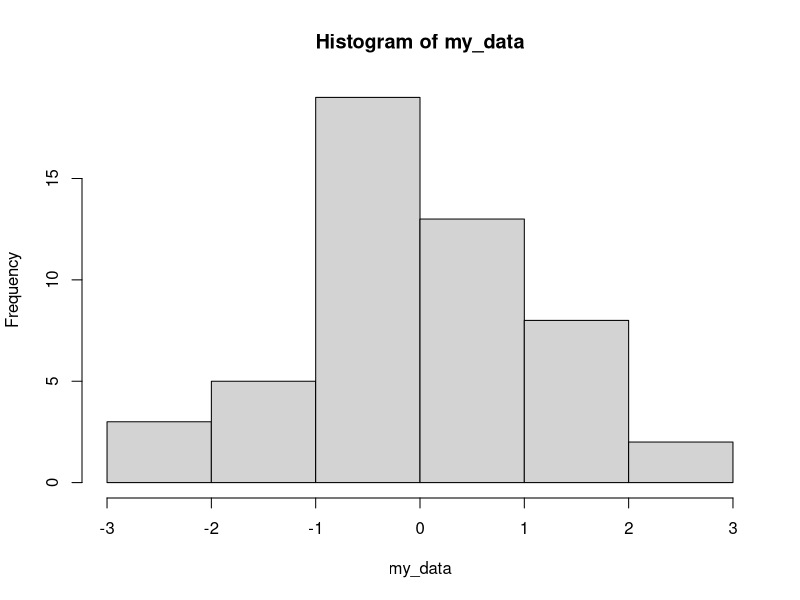
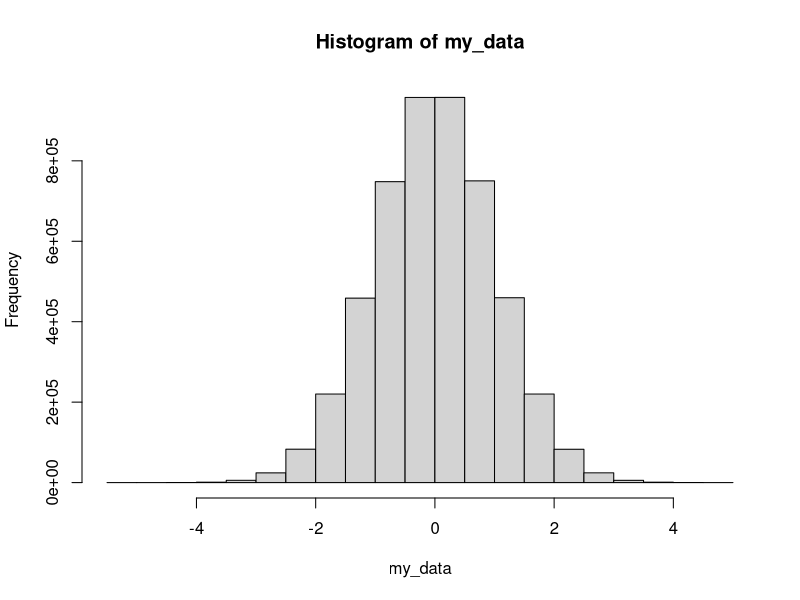

Generate these figures, in order, with R: (Note: this script raises an error after producing the figures.)
# We can generate random numbers using the rnorm() function. We specify how many
# samples we want to generate, the mean, and the standard deviation

rnorm(3, 0, 1)

rnorm(3, 0, 1)

# R generates numbers pseudo-randomly using an algorithm. We can set the seed
# to ensure reproducibility. 

set.seed(42)
rnorm(3, 0, 1)

set.seed(42)
rnorm(3, 0, 1)

# If we set the seed before each rnorm() call, then we always get the same output

set.seed(42)
my_data <- rnorm(50, 0, 1)
hist(my_data)

#This looks something like the normal distribution

# If we increase our sample size, it looks more like normal dist

set.seed(42)
my_data <- rnorm(5000000, 0, 1)
hist(my_data)

# We can calculate how many data points are more than 1.96 sds from the mean

my_data %>% 
  as_tibble() %>% 
  filter(value > 1.96 | value < -1.96) %>% 
  count()

(250437/5000000) * 100

# 5.00874% of our data points are more than 1.96 sds either side of the mean

# Let's plot our simulated data from two distributions

# The cbind() function means column bind, which we've converted to a tibble

set.seed(42)
condition1 <- rnorm(1000000, 0, 1)
condition2 <- rnorm(1000000, 1.96, 1)
my_data <- as_tibble(cbind(condition1, condition2))

ggplot(my_data) +
  geom_density(aes(x = condition1, y = ..density.., colour = "red")) +
  geom_density(aes(x = condition2, y = ..density.., colour = "green")) +
  xlab("Data") +
  guides(colour = 'none')

# We can use the function c() to combine elements into one vector

a <- c(1, 2, 3)
b <- c(4, 5, 6)
cbind(a,b)

# We can do the same with rbind() - row bind

a <- c(1, 2, 3)
b <- c(4, 5, 6)
rbind(a,b)

# We can also sequence data using seq()

seq(from = 1, to = 10, by = 1)
seq(from = 1, to = 10, by = 2)

# We can replicate elements in a vector a certain number of times using rep()

rep(1:5, times = 2)

# We can combine rep() and seq()

rep(seq(from = 1, to = 10, by = 2), times = 2)

# The vector doesn't need to be numbers

rep("fast", times = 12)

# We can use the combine function c() within the rep() function

c(rep("fast", times = 12), rep("slow", times = 12))
